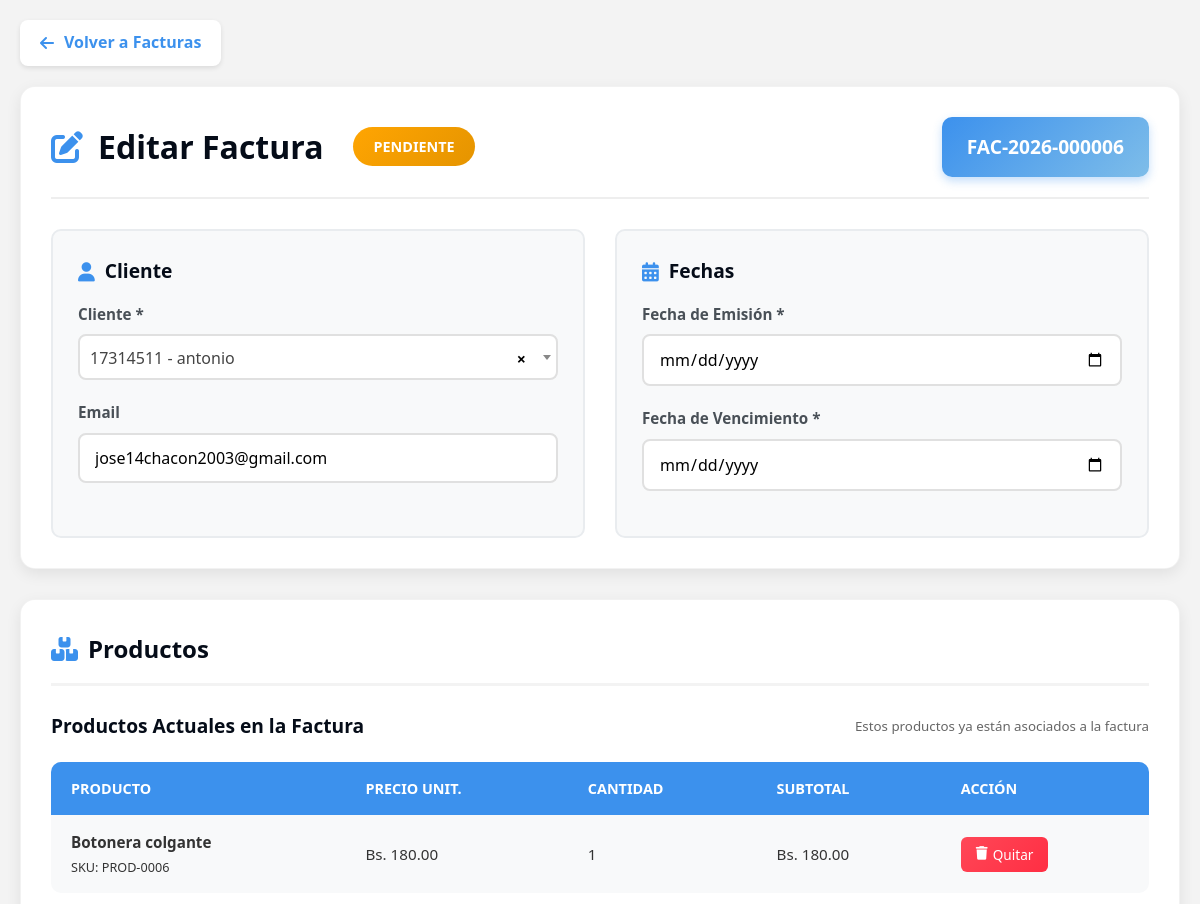
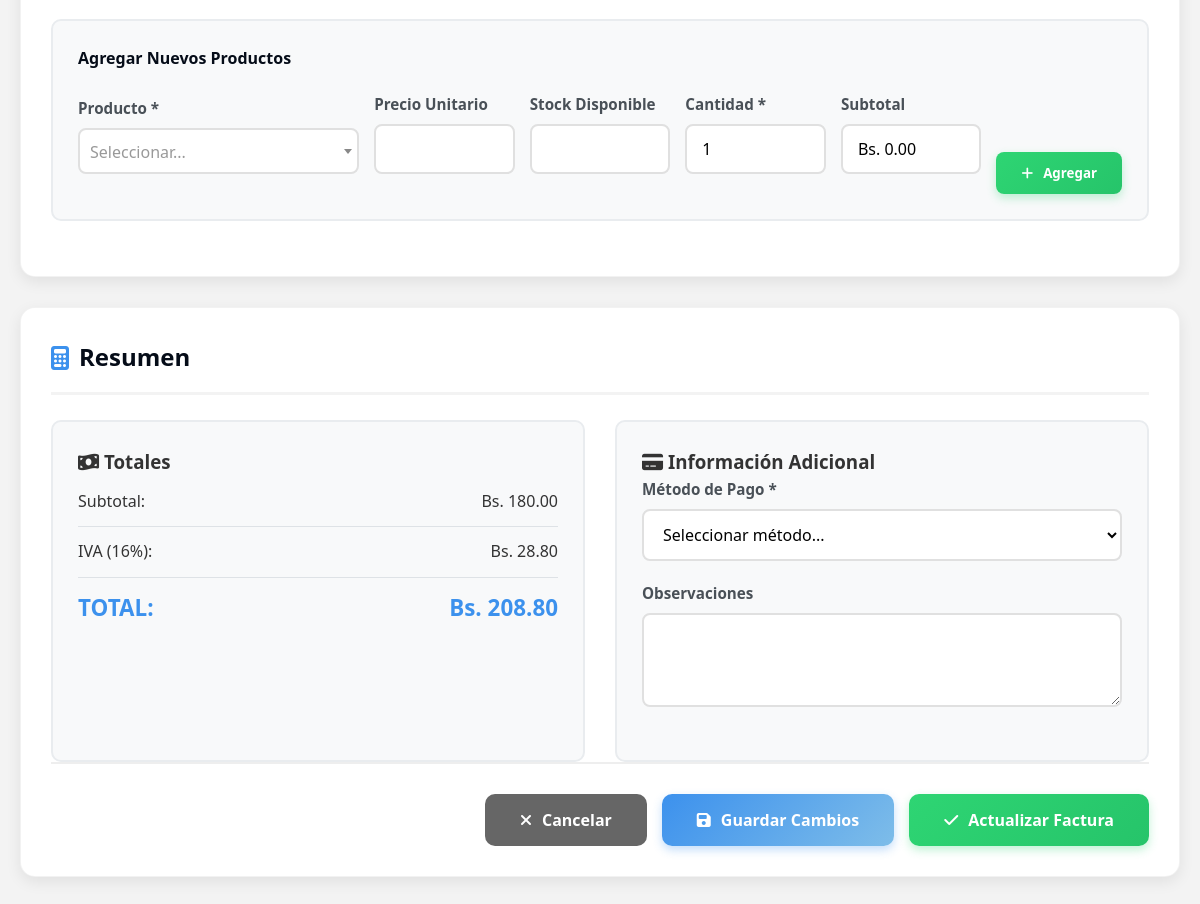
The app's page /facturacion/editar_factura.php?id=6 (signed in) with its own data (2 pictures, top to bottom).
### tables this page shows
CREATE TABLE `facturas` (
  `id` int NOT NULL AUTO_INCREMENT,
  `pedido_id` int DEFAULT NULL,
  `cliente_id` int NOT NULL,
  `numero_factura` varchar(20) NOT NULL,
  `fecha_emision` datetime DEFAULT CURRENT_TIMESTAMP,
  `fecha_vencimiento` date DEFAULT NULL,
  `subtotal` decimal(10,2) DEFAULT '0.00',
  `iva` decimal(10,2) DEFAULT '0.00',
  `total` decimal(10,2) NOT NULL DEFAULT '0.00',
  `metodo_pago` varchar(50) DEFAULT NULL,
  `estado` enum('pendiente','pagada','anulada') DEFAULT 'pendiente',
  `usuario_id` int DEFAULT NULL,
  `created_at` timestamp NULL DEFAULT CURRENT_TIMESTAMP,
  PRIMARY KEY (`id`),
  UNIQUE KEY `numero_factura` (`numero_factura`),
  UNIQUE KEY `pedido_id` (`pedido_id`),
  KEY `cliente_id` (`cliente_id`),
  CONSTRAINT `facturas_ibfk_1` FOREIGN KEY (`pedido_id`) REFERENCES `pedidos` (`id`) ON DELETE SET NULL,
  CONSTRAINT `facturas_ibfk_2` FOREIGN KEY (`cliente_id`) REFERENCES `clientes` (`id`) ON DELETE CASCADE
);

CREATE TABLE `clientes` (
  `id` int NOT NULL AUTO_INCREMENT,
  `tipo_documento` enum('cedula','ruc','pasaporte','dni') DEFAULT 'cedula',
  `documento` varchar(20) NOT NULL,
  `nombre` varchar(100) NOT NULL,
  `email` varchar(100) NOT NULL,
  `telefono` varchar(20) DEFAULT NULL,
  `direccion` text,
  `ciudad` varchar(50) DEFAULT NULL,
  `estado` enum('activo','inactivo','moroso') DEFAULT 'activo',
  `fecha_registro` datetime DEFAULT CURRENT_TIMESTAMP,
  PRIMARY KEY (`id`),
  UNIQUE KEY `documento` (`documento`)
);

CREATE TABLE `factura_detalles` (
  `id` int NOT NULL AUTO_INCREMENT,
  `factura_id` int NOT NULL,
  `producto_id` int NOT NULL,
  `cantidad` int NOT NULL DEFAULT '1',
  `precio_unitario` decimal(10,2) NOT NULL DEFAULT '0.00',
  `subtotal` decimal(10,2) NOT NULL DEFAULT '0.00',
  PRIMARY KEY (`id`),
  KEY `factura_id` (`factura_id`),
  KEY `producto_id` (`producto_id`),
  CONSTRAINT `factura_detalles_ibfk_1` FOREIGN KEY (`factura_id`) REFERENCES `facturas` (`id`) ON DELETE CASCADE,
  CONSTRAINT `factura_detalles_ibfk_2` FOREIGN KEY (`producto_id`) REFERENCES `products` (`id`) ON DELETE CASCADE
);

CREATE TABLE `products` (
  `id` int NOT NULL AUTO_INCREMENT,
  `sku` varchar(100) DEFAULT NULL,
  `name` varchar(255) NOT NULL,
  `price` decimal(10,2) NOT NULL,
  `image_url` varchar(512) DEFAULT NULL,
  `description` text,
  `category` varchar(100) DEFAULT 'General',
  `rating` decimal(2,1) DEFAULT '0.0',
  `views_count` int DEFAULT '0',
  `specs` text,
  `stock` int DEFAULT '0',
  `is_featured` tinyint(1) DEFAULT '0',
  `weight` decimal(10,2) DEFAULT '0.00',
  `dimensions` varchar(100) DEFAULT NULL,
  `currency` varchar(3) DEFAULT 'Bs',
  `active` tinyint(1) NOT NULL DEFAULT '1',
  `deleted_at` datetime DEFAULT NULL,
  `created_at` timestamp NULL DEFAULT CURRENT_TIMESTAMP,
  `updated_at` timestamp NULL DEFAULT CURRENT_TIMESTAMP ON UPDATE CURRENT_TIMESTAMP,
  PRIMARY KEY (`id`),
  UNIQUE KEY `sku` (`sku`)
);

### facturacion/editar_factura.php (the view, shortened to what this page needs)
<?php
try {
    $pdo = conectarDB();
    $pdo->setAttribute(PDO::ATTR_DEFAULT_FETCH_MODE, PDO::FETCH_ASSOC);
} catch (PDOException $e) {
    die("Error interno del servidor");
}
$factura_id = $_GET['id'] ?? 0;
$factura_data = [];
$detalles_factura = [];
try {
    $stmt = $pdo->prepare("
        SELECT f.*, c.nombre as cliente_nombre, c.email as cliente_email
        FROM facturas f
        LEFT JOIN clientes c ON f.cliente_id = c.id
        WHERE f.id = ?
    ");
    $stmt->execute([$factura_id]);
    $factura_data = $stmt->fetch();
    $stmt = $pdo->prepare("
        SELECT fd.*, p.name as producto_nombre, p.sku, p.stock
        FROM factura_detalles fd
        LEFT JOIN products p ON fd.producto_id = p.id
        WHERE fd.factura_id = ?
    ");
    $stmt->execute([$factura_id]);
    $detalles_factura = $stmt->fetchAll();
} catch (PDOException $e) {
    die("Error interno del servidor");
}
?>
<!DOCTYPE html>
<html lang="es">
<head>
    <link rel="stylesheet" href="https://cdnjs.cloudflare.com/ajax/libs/font-awesome/6.4.0/css/all.min.css">
    <link href="https://cdn.jsdelivr.net/npm/select2@4.1.0-rc.0/dist/css/select2.min.css" rel="stylesheet" />
</head>
<body>
    <div class="edit-container">
        <a href="listar_facturas.php" class="back-button">
            <i class="fas fa-arrow-left"></i> Volver a Facturas
        </a>
        <div class="header">
            <div class="header-title">
                <h1><i class="fas fa-edit"></i> Editar Factura
                    <span class="status-badge status-<?php echo $factura_data['estado']; ?>">
                        <?php echo ucfirst($factura_data['estado']); ?>
                    </span>
                </h1>
                <div class="invoice-number">
                    <?php echo htmlspecialchars($factura_data['numero_factura']); ?>
                </div>
            </div>
            <div class="edit-info-grid">
                <div class="info-card">
                    <h3><i class="fas fa-user"></i> Cliente</h3>
                    <div class="form-group">
                        <label class="form-label">Cliente *</label>
                    </div>
                    <div id="clienteInfo">
                        <div class="form-group">
                            <label class="form-label">Email</label>
                            <input type="email" id="clienteEmail" class="form-control"
                                   value="<?php echo htmlspecialchars($factura_data['cliente_email']); ?>" readonly>
                        </div>
                    </div>
                </div>
                <div class="info-card">
                    <h3><i class="fas fa-calendar-alt"></i> Fechas</h3>
                    <div class="form-group">
                        <label class="form-label">Fecha de Emisión *</label>
                        <input type="date" id="fechaEmision" class="form-control"
                               value="<?php echo $factura_data['fecha_emision']; ?>" required>
                    </div>
                    <div class="form-group">
                        <label class="form-label">Fecha de Vencimiento *</label>
                        <input type="date" id="fechaVencimiento" class="form-control"
                               value="<?php echo $factura_data['fecha_vencimiento']; ?>" required>
                    </div>
                </div>
            </div>
        </div>
        <div class="products-section">
            <h3 class="section-title"><i class="fas fa-boxes"></i> Productos</h3>
            <div class="current-products">
                <div class="current-products-title">
                    <h4>Productos Actuales en la Factura</h4>
                    <small style="color: #666;">Estos productos ya están asociados a la factura</small>
                </div>
                <table class="current-table">
                    <thead>
                        <tr>
                            <th>Producto</th>
                            <th>Precio Unit.</th>
                            <th>Cantidad</th>
                            <th>Subtotal</th>
                            <th>Acción</th>
                        </tr>
                    </thead>
                    <tbody id="currentProductsBody">
                        <?php foreach ($detalles_factura as $detalle): ?>
                        <tr data-product-id="<?php echo $detalle['producto_id']; ?>"
                            data-cantidad="<?php echo $detalle['cantidad']; ?>"
                            data-precio="<?php echo $detalle['precio_unitario']; ?>">
                            <td>
                                <strong><?php echo htmlspecialchars($detalle['producto_nombre']); ?></strong><br>
                                <small>SKU: <?php echo htmlspecialchars($detalle['sku']); ?></small>
                            </td>
                            <td>Bs. <?php echo number_format($detalle['precio_unitario'], 2); ?></td>
                            <td><?php echo $detalle['cantidad']; ?></td>
                            <td>Bs. <?php echo number_format($detalle['subtotal'], 2); ?></td>
                            <td>
                                <button class="btn-remove" onclick="eliminarProductoActual(this)">
                                    <i class="fas fa-trash"></i> Quitar
                                </button>
                            </td>
                        </tr>
                        <?php endforeach; ?>
                    </tbody>
                </table>
            </div>
            <div class="add-product-form">
                <h4 style="margin-bottom: 20px; color: var(--bush-black);">Agregar Nuevos Productos</h4>
                <div class="form-row">
                    <div class="form-group">
                        <label class="form-label">Producto *</label>
                    </div>
                    <div class="form-group">
                        <label class="form-label">Precio Unitario</label>
                        <input type="number" id="precioUnitario" class="form-control" step="0.01" min="0" readonly>
                    </div>
                    <div class="form-group">
                        <label class="form-label">Stock Disponible</label>
                        <input type="number" id="stockDisponible" class="form-control" readonly>
                    </div>
                    <div class="form-group">
                        <label class="form-label">Cantidad *</label>
                        <input type="number" id="cantidadProducto" class="form-control" min="1" value="1">
                    </div>
                    <div class="form-group">
                        <label class="form-label">Subtotal</label>
                        <input type="text" id="subtotalProducto" class="form-control" readonly>
                    </div>
                    <button type="button" id="btnAgregarProducto" class="btn-add-product">
                        <i class="fas fa-plus"></i> Agregar
                    </button>
                </div>
            </div>
        </div>
        <div class="summary-section">
            <h3 class="section-title"><i class="fas fa-calculator"></i> Resumen</h3>
            <div class="summary-grid">
                <div class="summary-card">
                    <h3><i class="fas fa-money-bill-wave"></i> Totales</h3>
                    <div class="summary-row">
                        <span>Subtotal:</span>
                        <span id="subtotalTotal">Bs. <?php echo number_format($factura_data['subtotal'], 2); ?></span>
                    </div>
                    <div class="summary-row">
                        <span>IVA (16%):</span>
                        <span id="ivaTotal">Bs. <?php echo number_format($factura_data['iva'], 2); ?></span>
                    </div>
                    <div class="summary-row total">
                        <span>TOTAL:</span>
                        <span id="totalFactura">Bs. <?php echo number_format($factura_data['total'], 2); ?></span>
                    </div>
                </div>
                <div class="summary-card">
                    <h3><i class="fas fa-credit-card"></i> Información Adicional</h3>
                    <div class="form-group">
                        <label class="form-label">Método de Pago *</label>
                        <select id="metodoPago" class="form-control" required>
                            <option value="">Seleccionar método...</option>
                        </select>
                    </div>
                    <div class="form-group">
                        <label class="form-label">Observaciones</label>
                        <textarea id="observaciones" class="form-control" rows="3"><?php echo htmlspecialchars($factura_data['observaciones'] ?? ''); ?></textarea>
                    </div>
                </div>
            </div>
            <div class="edit-actions">
                <button type="button" id="btnCancelar" class="btn-secondary">
                    <i class="fas fa-times"></i> Cancelar
                </button>
                <button type="button" id="btnGuardarCambios" class="btn-primary">
                    <i class="fas fa-save"></i> Guardar Cambios
                </button>
                <button type="button" id="btnActualizarFactura" class="btn-success">
                    <i class="fas fa-check"></i> Actualizar Factura
                </button>
            </div>
        </div>
    </div>
</body>
</html>

### records on screen
facturas: estado "PENDIENTE", numero_factura "FAC-2026-000006", cliente.email "jose14chacon2003@gmail.com", subtotal "180.00", iva "28.80", total "208.80"
factura_detalles: producto.name "Botonera colgante", producto.sku "PROD-0006", precio_unitario "180.00", cantidad "1", subtotal "180.00"
